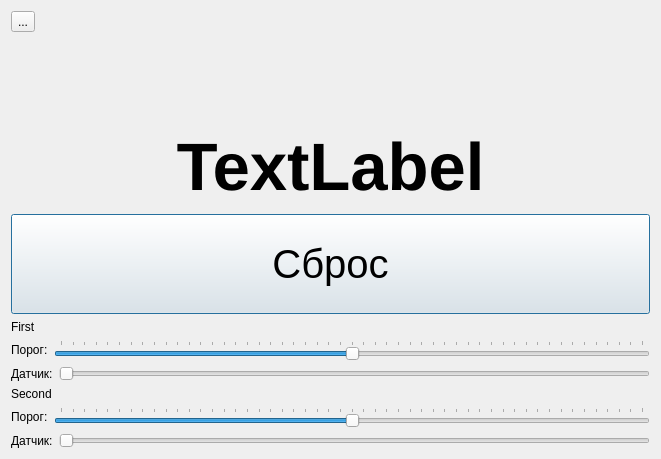
<?xml version="1.0" encoding="UTF-8"?>
<ui version="4.0">
 <class>MainWindow</class>
 <widget class="QMainWindow" name="MainWindow">
  <property name="geometry">
   <rect>
    <x>0</x>
    <y>0</y>
    <width>661</width>
    <height>459</height>
   </rect>
  </property>
  <property name="windowTitle">
   <string>Stop-watch</string>
  </property>
  <property name="windowIcon">
   <iconset resource="stopwatch.qrc">
    <normaloff>:/logo.ico</normaloff>:/logo.ico</iconset>
  </property>
  <widget class="QWidget" name="centralWidget">
   <layout class="QVBoxLayout" name="verticalLayout_2">
    <item>
     <layout class="QHBoxLayout" name="horizontalLayout_6">
      <item>
       <widget class="QToolButton" name="buttonTestPrecision">
        <property name="text">
         <string>...</string>
        </property>
        <property name="toolButtonStyle">
         <enum>Qt::ToolButtonIconOnly</enum>
        </property>
       </widget>
      </item>
      <item>
       <spacer name="horizontalSpacer_2">
        <property name="orientation">
         <enum>Qt::Horizontal</enum>
        </property>
        <property name="sizeHint" stdset="0">
         <size>
          <width>40</width>
          <height>20</height>
         </size>
        </property>
       </spacer>
      </item>
     </layout>
    </item>
    <item>
     <layout class="QHBoxLayout" name="horizontalLayout" stretch="1,0,1">
      <item>
       <widget class="QLabel" name="labelFirstSensor">
        <property name="alignment">
         <set>Qt::AlignCenter</set>
        </property>
       </widget>
      </item>
      <item>
       <spacer name="horizontalSpacer">
        <property name="orientation">
         <enum>Qt::Horizontal</enum>
        </property>
        <property name="sizeHint" stdset="0">
         <size>
          <width>40</width>
          <height>20</height>
         </size>
        </property>
       </spacer>
      </item>
      <item>
       <widget class="QLabel" name="labelSecondSensor">
        <property name="alignment">
         <set>Qt::AlignCenter</set>
        </property>
       </widget>
      </item>
     </layout>
    </item>
    <item>
     <widget class="QLabel" name="labelTime">
      <property name="font">
       <font>
        <pointsize>50</pointsize>
        <weight>75</weight>
        <bold>true</bold>
       </font>
      </property>
      <property name="text">
       <string>TextLabel</string>
      </property>
      <property name="alignment">
       <set>Qt::AlignCenter</set>
      </property>
     </widget>
    </item>
    <item>
     <widget class="QPushButton" name="buttonReset">
      <property name="minimumSize">
       <size>
        <width>0</width>
        <height>100</height>
       </size>
      </property>
      <property name="font">
       <font>
        <pointsize>30</pointsize>
       </font>
      </property>
      <property name="text">
       <string>Сброс</string>
      </property>
      <property name="autoDefault">
       <bool>true</bool>
      </property>
      <property name="default">
       <bool>true</bool>
      </property>
     </widget>
    </item>
    <item>
     <layout class="QVBoxLayout" name="verticalLayout">
      <item>
       <widget class="QLabel" name="labelFirst">
        <property name="text">
         <string>First</string>
        </property>
        <property name="alignment">
         <set>Qt::AlignLeading|Qt::AlignLeft|Qt::AlignVCenter</set>
        </property>
       </widget>
      </item>
      <item>
       <layout class="QHBoxLayout" name="horizontalLayout_2">
        <item>
         <widget class="QLabel" name="label_3">
          <property name="text">
           <string>Порог:</string>
          </property>
         </widget>
        </item>
        <item>
         <widget class="QSlider" name="sliderFirst">
          <property name="maximum">
           <number>50</number>
          </property>
          <property name="value">
           <number>25</number>
          </property>
          <property name="orientation">
           <enum>Qt::Horizontal</enum>
          </property>
          <property name="tickPosition">
           <enum>QSlider::TicksAbove</enum>
          </property>
         </widget>
        </item>
       </layout>
      </item>
      <item>
       <layout class="QHBoxLayout" name="horizontalLayout_3">
        <item>
         <widget class="QLabel" name="label">
          <property name="text">
           <string>Датчик:</string>
          </property>
         </widget>
        </item>
        <item>
         <widget class="QSlider" name="sliderFirstCurrent">
          <property name="enabled">
           <bool>false</bool>
          </property>
          <property name="maximum">
           <number>50</number>
          </property>
          <property name="orientation">
           <enum>Qt::Horizontal</enum>
          </property>
         </widget>
        </item>
       </layout>
      </item>
      <item>
       <widget class="QLabel" name="labelSecond">
        <property name="text">
         <string>Second</string>
        </property>
       </widget>
      </item>
      <item>
       <layout class="QHBoxLayout" name="horizontalLayout_4">
        <item>
         <widget class="QLabel" name="label_4">
          <property name="text">
           <string>Порог:</string>
          </property>
         </widget>
        </item>
        <item>
         <widget class="QSlider" name="sliderSecond">
          <property name="maximum">
           <number>50</number>
          </property>
          <property name="value">
           <number>25</number>
          </property>
          <property name="orientation">
           <enum>Qt::Horizontal</enum>
          </property>
          <property name="tickPosition">
           <enum>QSlider::TicksAbove</enum>
          </property>
         </widget>
        </item>
       </layout>
      </item>
      <item>
       <layout class="QHBoxLayout" name="horizontalLayout_5">
        <item>
         <widget class="QLabel" name="label_2">
          <property name="text">
           <string>Датчик:</string>
          </property>
         </widget>
        </item>
        <item>
         <widget class="QSlider" name="sliderSecondCurrent">
          <property name="enabled">
           <bool>false</bool>
          </property>
          <property name="orientation">
           <enum>Qt::Horizontal</enum>
          </property>
         </widget>
        </item>
       </layout>
      </item>
     </layout>
    </item>
   </layout>
  </widget>
 </widget>
 <layoutdefault spacing="6" margin="11"/>
 <resources>
  <include location="stopwatch.qrc"/>
 </resources>
 <connections/>
</ui>
